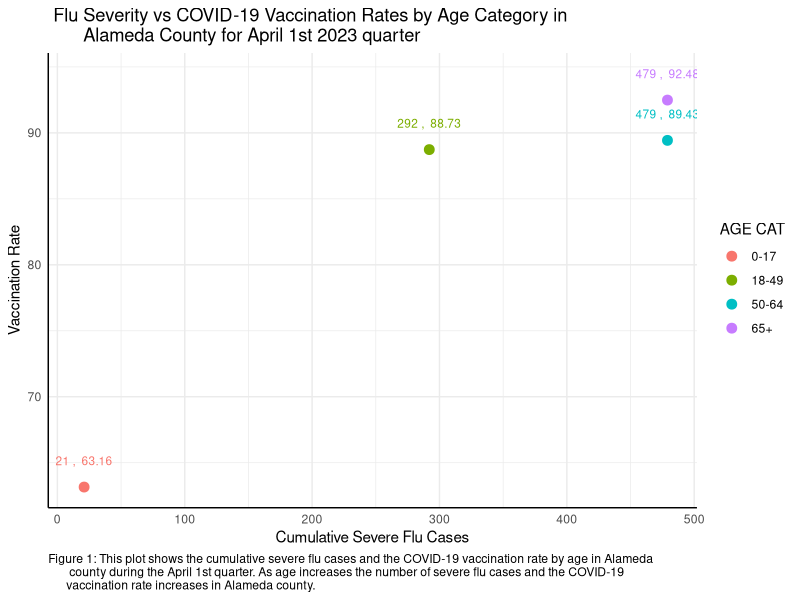

The R source for this figure:
## ---- chunk 1
# First we are adding all the packages that are needed to create the visualizations and importing the final dataset. 

library(readr)
library(tidyverse)
library(dplyr)
library(knitr)
library(kableExtra)
library(ggplot2)
## ---- chunk 2
# In the below code chunk we are importing the 3 datasets provided for this scenario. Since # the datasets are in a .csv format we are using the read_csv() command from the readr 
# package.

final_data <- read_csv("./Final_aggregated_data_Milestone4.csv")

final_data_renamed <- rename_with(final_data,
                      ~ toupper(
                        gsub("_",
                             " ",
                             .x,
                             fixed = TRUE)
                      ))

print(final_data_renamed)
## ---- chunk 3

# Remove the 12th column from final_data_renamed
final_clean_data <- final_data_renamed[,-12]

# Rename the "COUNTY NAME.X" column to "COUNTY NAME"
final_clean_data <- final_clean_data %>%
  rename(`COUNTY NAME` = `COUNTY NAME.X`)
print(final_clean_data)
## ---- chunk 4

ggplot(final_clean_data, aes(x = `CUMULATIVE SEVERE`, y = `VACCINATION RATE`, color = `AGE CAT`)) +
  geom_point(size = 3) +  # Adjust the size of the points as needed
  geom_text(aes(label = paste(round(`CUMULATIVE SEVERE`, 2), ", ", round(`VACCINATION RATE`, 2))),
            position = position_nudge(y = 2), size = 3, show.legend = FALSE) +  # Nudge labels up
  geom_text(data = subset(final_clean_data, `AGE CAT` == "0-17"),
            aes(label = paste(round(`CUMULATIVE SEVERE`, 2), ", ", round(`VACCINATION RATE`, 2))),
            position = position_nudge(x = -5), size = 3, show.legend = FALSE, hjust = 5) +  # Move label to the left
  labs(title = " Flu Severity vs COVID-19 Vaccination Rates by Age Category in 
       Alameda County for April 1st 2023 quarter",
       x = "Cumulative Severe Flu Cases",
       y = "Vaccination Rate",
       caption = "Figure 1: This plot shows the cumulative severe flu cases and the COVID-19 vaccination rate by age in Alameda 
       county during the April 1st quarter. As age increases the number of severe flu cases and the COVID-19
      vaccination rate increases in Alameda county.") + theme_minimal() + theme(axis.line = element_line(size = 0.5), plot.caption = element_text(hjust = 0))



## ---- chunk 5

new_kable <- kable(final_clean_data, format = "markdown", caption = "Influenza Cases and COVID-19 Vaccination Data from Alameda County Second Quarter 2023", align = "c", booktabs = TRUE) %>%
  kable_styling(latex_options = c("striped", "hold_position"), full_width = FALSE)

add_footnote(
  new_kable,
  label = c("This table shows a variety of statistics pertaining to influenza (flu) cases and COVID-19 vaccination in Alameda County in the second quarter of calendar year 2023."),
  notation = "alphabet",
  threeparttable = FALSE,
  escape = TRUE)
## ---- chunk 6
# Combining the two final datasets to create one final dataset

# The ca_vax_county_final dataset has its county_name variables as Alameda
# rather than Alameda County, thus we are adding additional cleaning
# to make the merger of the combined datasets easier

#### CODE BELOW - made into comment form #### 

# ca_vax_county_final <- ca_vax_county_final %>% mutate(county_name = case_when(
#    county_name == "Alameda" ~ "Alameda County"))

# Merging the two final datasets

# merged_final_alameda <- merge(sim_Cali_aggregated, ca_vax_county_final, by = "age_cat",
# all = TRUE)
# print(merged_final_alameda)

##### The code for the final merge is mentioned above ##### 

# In the below R chunks we have imported the final dataset and added all the necessary packages that are required for Milestone 4. For additional merge steps and aggregation please refer to Milestone 3. 
